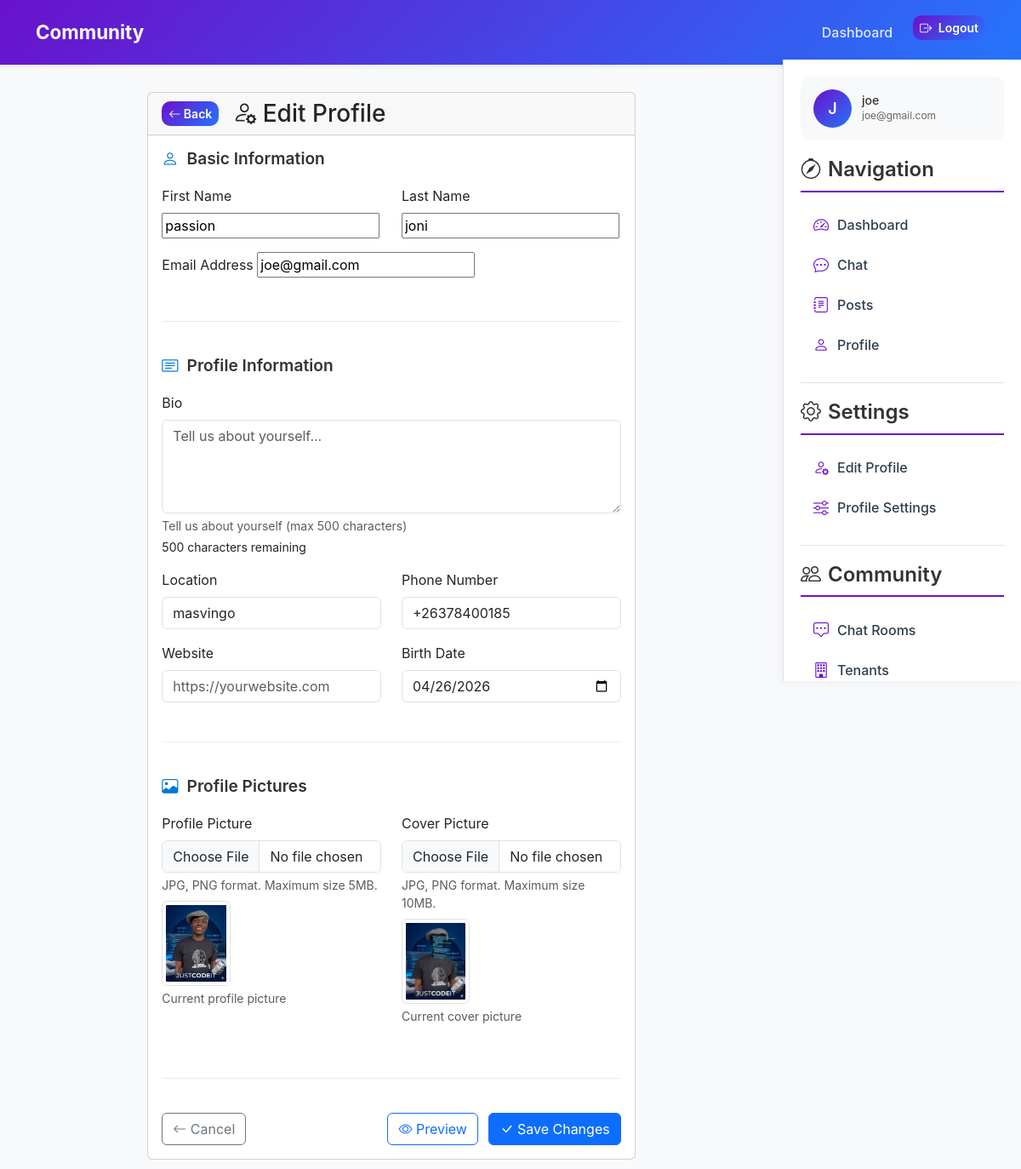
/users/edit/ (signed in), run on the app's committed database.
### users/models.py (models this page shows, shortened)
class UserProfile(models.Model):
    user = models.OneToOneField(User, on_delete=models.CASCADE, related_name='profile')
    bio = models.TextField(max_length=500, blank=True, help_text="Tell us about yourself")
    location = models.CharField(max_length=100, blank=True, help_text="Your location")
    website = models.URLField(blank=True, help_text="Your website or social media")
    phone = models.CharField(max_length=20, blank=True, help_text="Your phone number")
    birth_date = models.DateField(null=True, blank=True, help_text="Your birth date")
    profile_picture = models.ImageField(
        upload_to='profile_pics/',
        blank=True,
        null=True,
        help_text="Upload a profile picture"
    )
    cover_picture = models.ImageField(
        upload_to='cover_pics/',
        blank=True,
        null=True,
        help_text="Upload a cover picture"
    )
    is_verified = models.BooleanField(default=False, help_text="Whether this user is verified")
    created_at = models.DateTimeField(auto_now_add=True)
    updated_at = models.DateTimeField(auto_now=True)
    class Meta:
        verbose_name = "User Profile"
        verbose_name_plural = "User Profiles"
    def get_profile_picture_url(self):
        if self.profile_picture:
            return self.profile_picture.url
        return '/static/images/default_profile.png'
    def get_cover_picture_url(self):
        if self.cover_picture:
            return self.cover_picture.url
        return '/static/images/default_cover.png'

### users/views.py (the view)
# urls.py: path('edit/', views.edit_profile, name='edit_profile'),
@login_required
def edit_profile(request):
    from .forms import UserForm, UserProfileForm
    profile, created = UserProfile.objects.get_or_create(user=request.user)
    if request.method == 'POST':
        user_form = UserForm(request.POST, instance=request.user)
        profile_form = UserProfileForm(request.POST, request.FILES, instance=profile)
        if user_form.is_valid() and profile_form.is_valid():
            user_form.save()
            profile_form.save()
            messages.success(request, 'Profile updated successfully!')
            return redirect('users:profile')
        else:
            messages.error(request, 'Please correct the errors below.')
    else:
        user_form = UserForm(instance=request.user)
        profile_form = UserProfileForm(instance=profile)
    context = {
        'user_form': user_form,
        'profile_form': profile_form,
        'profile': profile,
    }
    return render(request, 'users/edit_profile.html', context)

### users/forms.py (shortened to what this page needs)
class UserForm(forms.ModelForm):
    first_name = forms.CharField(max_length=30, required=False)
    last_name = forms.CharField(max_length=30, required=False)
    email = forms.EmailField(required=True)
    class Meta:
        model = User
        fields = ['first_name', 'last_name', 'email']

### users/templates/users/edit_profile.html (shortened to what this page needs)
{% extends "base.html" %}
{% load static %}
{% block extra_css %}
<link rel="stylesheet" href="{% static 'css/profile.css' %}">
{% endblock %}
{% block content %}
<div class="container">
  <div class="row">
    <div class="col-lg-8 mx-auto">
      <div class="card">
        <div class="card-header">
          <div class="d-flex align-items-center gap-3">
            <a href="{% url 'users:profile' %}" class="btn btn-gradient btn-sm">
              <i class="bi bi-arrow-left"></i> Back
            </a>
            <h3 class="mb-0">
              <i class="bi bi-person-gear"></i> Edit Profile
            </h3>
          </div>
        </div>
        <div class="card-body">
          <form method="POST" enctype="multipart/form-data" id="profileForm">
            <div class="section">
              <h4><i class="bi bi-person"></i> Basic Information</h4>
              <div class="row">
                <div class="col-md-6 mb-3">
                  <label for="{{ user_form.first_name.id_for_label }}" class="form-label">First Name</label>
                  {{ user_form.first_name }}
                </div>
                <div class="col-md-6 mb-3">
                  <label for="{{ user_form.last_name.id_for_label }}" class="form-label">Last Name</label>
                  {{ user_form.last_name }}
                </div>
              </div>
              <div class="mb-3">
                <label for="{{ user_form.email.id_for_label }}" class="form-label">Email Address</label>
                {{ user_form.email }}
              </div>
            </div>
            <div class="section">
              <h4><i class="bi bi-card-text"></i> Profile Information</h4>
              <div class="mb-3">
                <label for="{{ profile_form.bio.id_for_label }}" class="form-label">Bio</label>
                {{ profile_form.bio }}
                <div class="form-text">Tell us about yourself (max 500 characters)</div>
              </div>
              <div class="row">
                <div class="col-md-6 mb-3">
                  <label for="{{ profile_form.location.id_for_label }}" class="form-label">Location</label>
                  {{ profile_form.location }}
                </div>
                <div class="col-md-6 mb-3">
                  <label for="{{ profile_form.phone.id_for_label }}" class="form-label">Phone Number</label>
                  {{ profile_form.phone }}
                </div>
              </div>
              <div class="row">
                <div class="col-md-6 mb-3">
                  <label for="{{ profile_form.website.id_for_label }}" class="form-label">Website</label>
                  {{ profile_form.website }}
                </div>
                <div class="col-md-6 mb-3">
                  <label for="{{ profile_form.birth_date.id_for_label }}" class="form-label">Birth Date</label>
                  {{ profile_form.birth_date }}
                </div>
              </div>
            </div>
            <div class="section">
              <h4><i class="bi bi-image"></i> Profile Pictures</h4>
              <div class="row">
                <div class="col-md-6 mb-3">
                  <label for="{{ profile_form.profile_picture.id_for_label }}" class="form-label">Profile Picture</label>
                  {{ profile_form.profile_picture }}
                  <div class="form-text">JPG, PNG format. Maximum size 5MB.</div>
                  {% if profile.profile_picture %}
                    <div class="current-image mt-2">
                      <img src="{{ profile.get_profile_picture_url }}" alt="Current profile picture" class="img-thumbnail" style="max-width: 100px; height: 100px; object-fit: cover;">
                      <p class="form-text mt-1">Current profile picture</p>
                    </div>
                  {% endif %}
                </div>
                <div class="col-md-6 mb-3">
                  <label for="{{ profile_form.cover_picture.id_for_label }}" class="form-label">Cover Picture</label>
                  {{ profile_form.cover_picture }}
                  <div class="form-text">JPG, PNG format. Maximum size 10MB.</div>
                  {% if profile.cover_picture %}
                    <div class="current-image mt-2">
                      <img src="{{ profile.get_cover_picture_url }}" alt="Current cover picture" class="img-thumbnail" style="max-width: 200px; height: 100px; object-fit: cover;">
                      <p class="form-text mt-1">Current cover picture</p>
                    </div>
                  {% endif %}
                </div>
              </div>
            </div>
            <div class="d-flex justify-content-between">
              <a href="{% url 'users:profile' %}" class="btn btn-outline-secondary">
                <i class="bi bi-arrow-left"></i> Cancel
              </a>
              <div>
                <button type="button" class="btn btn-outline-primary me-2" onclick="previewProfile()">
                  <i class="bi bi-eye"></i> Preview
                </button>
                <button type="submit" class="btn btn-primary">
                  <i class="bi bi-check-lg"></i> Save Changes
                </button>
              </div>
            </div>
          </form>
        </div>
      </div>
    </div>
  </div>
</div>
{% endblock %}

### templates/base.html (shortened to what this page needs)
{% load static %}
<!DOCTYPE html>
<html lang="en">
<head>
  <link href="https://cdn.jsdelivr.net/npm/bootstrap@5.3.3/dist/css/bootstrap.min.css" rel="stylesheet">
  <link href="https://cdn.jsdelivr.net/npm/bootstrap-icons@1.11.1/font/bootstrap-icons.css" rel="stylesheet">
  {% block extra_css %}{% endblock %}
</head>
<body>
 <nav class="navbar navbar-expand-lg navbar-light bg-white shadow-sm py-3">
  <div class="container">
    <a class="navbar-brand fw-bold text-primary" href="/">Community</a>
    <div class="collapse navbar-collapse" id="navbarNav">
      <ul class="navbar-nav ms-auto">
        {% if user.is_authenticated %}
          <li class="nav-item me-3">
            <a class="nav-link text-dark" href="{% if user.is_staff or user.is_superuser %}{% url 'dashboards:admin_dashboard' %}{% else %}{% url 'dashboards:user_dashboard' %}{% endif %}">
              Dashboard
            </a>
          </li>
          <li class="nav-item">
            <a class="btn btn-gradient btn-sm" href="{% url 'users:logout' %}">
              <i class="bi bi-box-arrow-right me-1"></i> Logout
            </a>
          </li>
        {% endif %}
      </ul>
    </div>
  </div>
</nav>
  <div class="content-wrapper">
    <main class="container">
      {% block content %}{% endblock %}
    </main>
    <aside class="right-sidebar">
      {% if user.is_authenticated %}
        <div class="user-info">
          <div class="user-avatar">
            {{ user.username|first|upper }}
          </div>
          <div class="user-details">
            <h5>{{ user.username }}</h5>
            <p>{{ user.email|truncatechars:20 }}</p>
          </div>
        </div>
      {% endif %}
      <h4><i class="bi bi-compass me-2"></i>Navigation</h4>
      <nav class="nav flex-column">
        <a class="nav-link" href="{% if user.is_authenticated %}{% if user.is_staff or user.is_superuser %}{% url 'dashboards:admin_dashboard' %}{% else %}{% url 'dashboards:user_dashboard' %}{% endif %}{% else %}{% url 'users:auth' %}{% endif %}">
          <i class="bi bi-speedometer2"></i> Dashboard
        </a>
        <a class="nav-link" href="{% url 'chat:dashboard' %}">
          <i class="bi bi-chat-dots"></i> Chat
        </a>
        <a class="nav-link" href="{% url 'posts:post_list' %}">
          <i class="bi bi-journal-text"></i> Posts
        </a>
        <a class="nav-link" href="{% url 'users:profile' %}">
          <i class="bi bi-person"></i> Profile
        </a>
      </nav>
      <div class="section-divider"></div>
      <h4><i class="bi bi-gear me-2"></i>Settings</h4>
      <nav class="nav flex-column">
        <a class="nav-link" href="{% url 'users:edit_profile' %}">
          <i class="bi bi-person-gear"></i> Edit Profile
        </a>
        <a class="nav-link" href="{% url 'users:profile_settings' %}">
          <i class="bi bi-sliders"></i> Profile Settings
        </a>
      </nav>
      <div class="section-divider"></div>
      <h4><i class="bi bi-people me-2"></i>Community</h4>
      <nav class="nav flex-column">
        <a class="nav-link" href="{% url 'chat:room_list' %}">
          <i class="bi bi-chat-square-dots"></i> Chat Rooms
        </a>
        <a class="nav-link" href="{% url 'tenants:tenant_list' %}">
          <i class="bi bi-building"></i> Tenants
        </a>
      </nav>
    </aside>
  </div>
</body>
</html>

### static/css/profile.css (style rules this page uses)
.section { margin-bottom: 40px; padding-bottom: 30px; border-bottom: 1px solid #e9ecef; }
.section h4 { font-size: 1.2rem; font-weight: 600; margin: 0 0 20px 0; color: #333; display: flex; align-items: center; gap: 10px; }
.section h4 i { color: #0078d7; }
.current-image { position: relative; display: inline-block; }

### templates/base.html (style rules this page uses)
body { background: #f8f9fb; font-family: 'Inter', sans-serif; min-height: 100vh; display: flex; flex-direction: column; }
.navbar { background: linear-gradient(135deg, #6a11cb 0%, #2575fc 100%); box-shadow: 0 2px 10px rgba(0, 0, 0, 0.1); }
.navbar-brand { font-weight: 700; color: white !important; font-size: 1.4rem; }
.nav-link { color: rgba(255, 255, 255, 0.85) !important; font-weight: 500; transition: all 0.2s ease-in-out; }
.btn-gradient { background: linear-gradient(135deg, #6a11cb 0%, #2575fc 100%); border: none; border-radius: 10px; color: white; font-weight: 600; transition: all 0.3s ease; }
main { flex: 1; padding: 2rem; }
.right-sidebar { width: 280px; background: white; border-left: 1px solid #e0e0e0; padding: 20px; position: fixed; right: 0; top: 70px; height: calc(100vh - 70px); overflow-y: auto; box-shadow: -2px 0 10px rgba(0, 0, 0, 0.05); }
.right-sidebar h4 { color: #333; font-weight: 600; margin-bottom: 15px; padding-bottom: 10px; border-bottom: 2px solid #6a11cb; }
.right-sidebar .nav-link { color: #2c3e50 !important; padding: 10px 15px; border-radius: 8px; transition: all 0.2s ease; display: flex; align-items: center; gap: 10px; text-decoration: none; }
.right-sidebar .nav-link i { font-size: 18px; color: #6a11cb !important; }
.right-sidebar .section-divider { height: 1px; background: #e0e0e0; margin: 20px 0; }
.right-sidebar .user-info { display: flex; align-items: center; gap: 12px; padding: 15px; background: #f8f9fa; border-radius: 10px; margin-bottom: 20px; }
.right-sidebar .user-avatar { width: 45px; height: 45px; border-radius: 50%; background: linear-gradient(135deg, #6a11cb 0%, #2575fc 100%); color: white; display: flex; align-items: center; justify-content: center; font-weight: 600; font-size: 18px; }
.right-sidebar .user-details h5 { margin: 0; font-size: 14px; color: #333; }
.right-sidebar .user-details p { margin: 0; font-size: 12px; color: #666; }
.content-wrapper { display: flex; margin-right: 280px; }

### data on the page
UserProfile: location "masvingo", phone "+26378400185", birth_date "04/26/2026", get_profile_picture_url (picture), get_cover_picture_url (picture)

### other printed values
{{ user.username|first|upper }} "J"
{{ user.username }} "joe"
{{ user.email|truncatechars:20 }} "joe@gmail.com"
